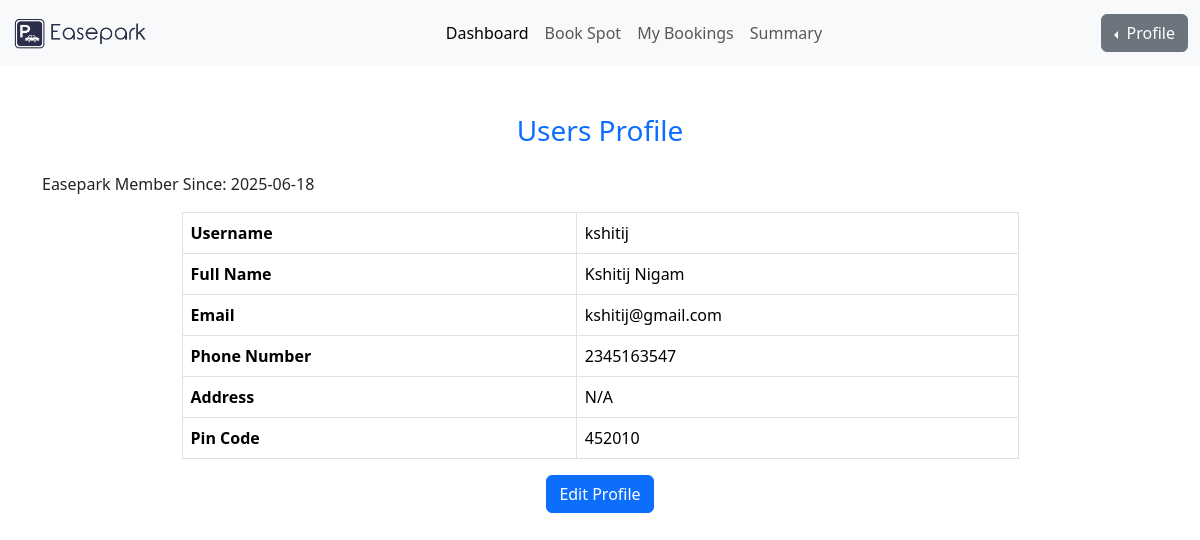
/dashboard/profile/view (signed in), run on an earlier commit of the app's database.
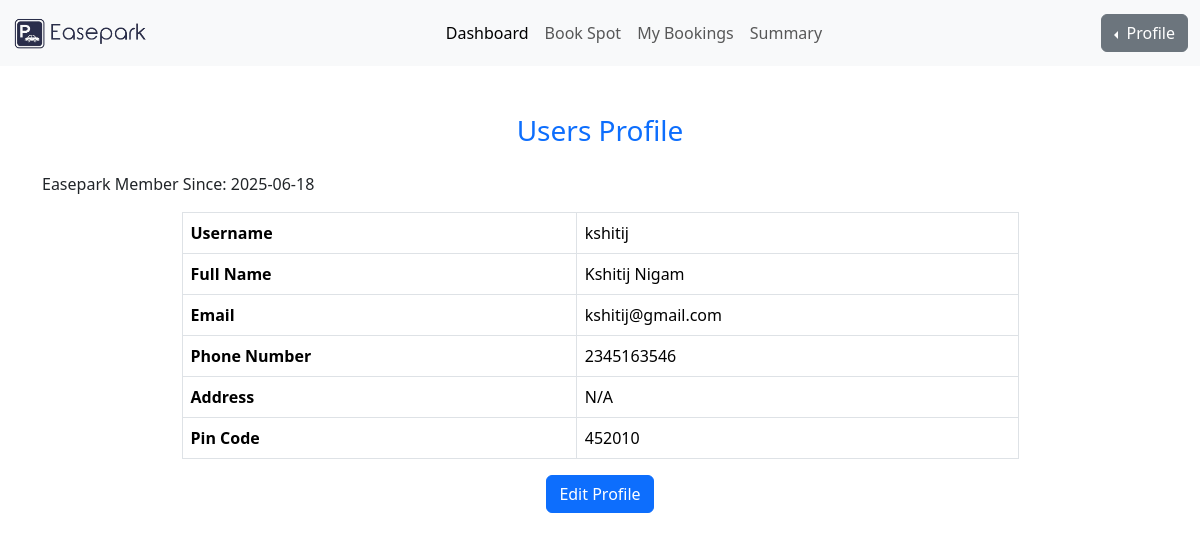
And on a later commit of the database.
### models/user_model.py (models this page shows)
class Users(UserMixin, db.Model):
    id = db.Column(db.Integer, primary_key=True)
    username= db.Column(db.String(100) , unique=True , nullable=False)
    email = db.Column(db.String(150), unique=True, nullable=True)
    password= db.Column(db.String(100) , nullable=False)
    role= db.Column(db.String(15), nullable=False)
    full_name = db.Column(db.String(100), nullable=True)
    phone_number = db.Column(db.String(15), unique=True, nullable=True)
    address = db.Column(db.String(255), nullable=True)
    pin_code = db.Column(db.String(10), nullable=True)
    member_since = db.Column(db.DateTime, default=datetime.utcnow)
    total_bookings = db.Column(db.Integer, default=0)
    reservations = db.relationship('Reservation', backref='user', lazy=True)

### controllers/user_routes.py (the view)
@user_blueprint.route('/profile/view')
@login_required
def user_profile_view():
    if current_user.role != 'user':
        abort(404)
    return render_template('user_profile_view.html',user=current_user)

### app.py (called while the page is built)
@login_manager.user_loader
def load_user(user_id):
    return db.session.get(Users, int(user_id))

### templates/user_profile_view.html (shortened to what this page needs)
<!doctype html>
<html lang="en">
<head>
  <link href="https://cdn.jsdelivr.net/npm/bootstrap@5.3.6/dist/css/bootstrap.min.css" rel="stylesheet">
</head>
<body>
  {% include 'user_navbar.html' %}
  <div class="container mt-5">
    <h3 class="text-center text-primary mb-4">Users Profile</h3>
    <p class="card-text">Easepark Member Since: {{ user.member_since.date() }}</p>
    <table class="table table-bordered w-75 mx-auto">
      <tr><th>Username</th><td>{{ user.username }}</td></tr>
      <tr><th>Full Name</th><td>{{ user.full_name or 'N/A' }}</td></tr>
      <tr><th>Email</th><td>{{ user.email or 'N/A' }}</td></tr>
      <tr><th>Phone Number</th><td>{{ user.phone_number or 'N/A' }}</td></tr>
      <tr><th>Address</th><td>{{ user.address or 'N/A' }}</td></tr>
      <tr><th>Pin Code</th><td>{{ user.pin_code or 'N/A' }}</td></tr>
    </table>
    <div class="text-center">
      <a href="{{ url_for('user.user_profile_edit') }}" class="btn btn-primary">Edit Profile</a>
    </div>
  </div>
</body>
</html>

What changed in the data, as far as the page shows it:
changed Users "kshitij": phone_number "2345163547" → "2345163546"
